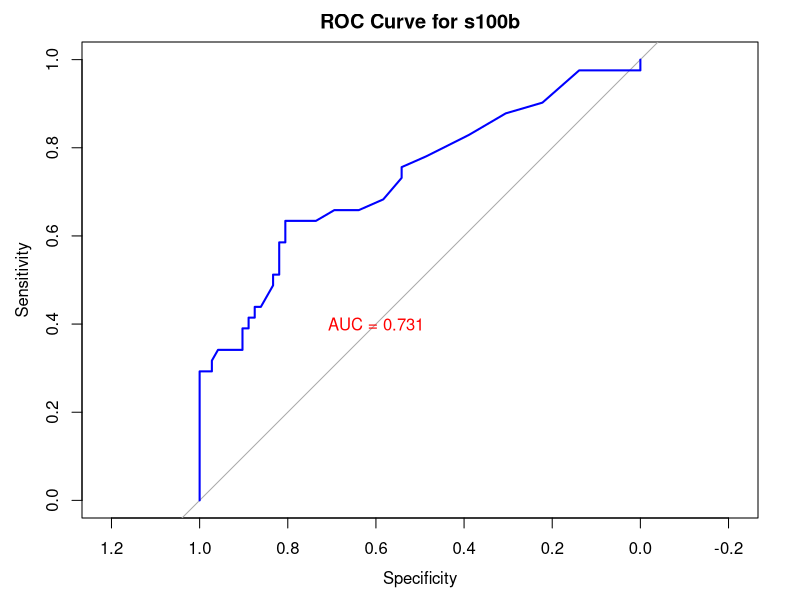

Write R code to recreate this figure.
## ---- chunk 1
#| echo: true
#| warning: false


library(pROC);library(dplyr);library(data.table)
data(aSAH)
SAH <- as.data.table(aSAH)
head(SAH)

## ---- chunk 2
roc_result <- roc(response = SAH$outcome, 
                  predictor = SAH$s100b, 
                  levels = c("Good", "Poor"),  # outcome의 순서 지정
                  direction = "<")  

print(roc_result)
## ---- chunk 3

plot(
  roc_result,
  col = "blue",    # curve 색깔 지정
  lwd = 2,         # curve 두께 지정
  main = "ROC Curve for s100b"      #그래프 제목 지정
  # xlim = c(1, 0),                 # x축 범위, 일반적으로 1-spec(FPR)   
  # ylim = c(0, 1)                  # y축 범위, 일반적으로 Sensitivity       
  # type = "1"                      # 그래프의 형태, 기본값은 선그래프
  # xlab/ylab = "1-Specificity"     # x/y축 레이블 지정.
)
text(             # curve와 함께 AUC값 표기.
  x = 0.6, y = 0.4, 
  labels = paste("AUC =", round(auc(roc_result), 3)), 
  col = "red"
)
## ---- chunk 4

auc_result <- auc(roc_result)   #이전에 구한 roc_result 사용

se_auc <- sqrt(var(roc_result))  

ci_result <- ci.auc(roc_result)

print(auc_result);print(ci_result);print(se_auc)
## ---- chunk 5
z_value <- (auc_result - 0.7)/se_auc
p_value <- 2*(1- pnorm(abs(z_value)))
cat("p-value for AUC > 0.7:", p_value, "\n")
## ---- chunk 6
#| warning: false
#| message: false

library(pROC);library(data.table);library(dplyr)
#data
data(aSAH)
SAH <- as.data.table(aSAH)

#subgroup
subgroups <- list(
  data = SAH,
  age_over_50 = SAH[age > 50],
  age_50_or_below = SAH[age <= 50],
  male = SAH[gender == "Male"],
  female = SAH[gender == "Female"]
)

# ROC 및 성능 평가 함수(threshold: 0.8)
evaluate_roc <- function(data, predictor_var) {
  #predictor_var는 numeric variable이어야.
   if (!is.numeric(data[[predictor_var]])) {
    data[[predictor_var]] <- as.numeric(data[[predictor_var]])
   }
  
  # outcome variable은 factor variable이어야.
  if (!is.factor(data$outcome)) {
    data$outcome <- factor(data$outcome, levels = c("Poor", "Good"))
  }
  
  #ROC
  roc_result <- roc(data$outcome, data[[predictor_var]], levels = c("Poor", "Good"))
  
  #AUC, CI
  auc_value <- auc(roc_result) %>% round(3)
  auc_CI <- ci.auc(roc_result) %>% round(3)
  
      # Handle AUC == 1
      if (auc_value == 1) {
        warning("AUC is 1. SE and p-value may be undefined.")
        se_auc <- NA
        p_value <- NA
      } else {
        # SE 
        se_auc <- sqrt(var(roc_result))
        # P-value
        z_value <- (auc_value - 0.8) / se_auc
        p_value <- 2 * (1 - pnorm(abs(z_value)))
      }
  
    p_value_display <- ifelse(p_value < 0.001, "<0.001", round(p_value, 3))
  
    
    # 비교하고픈 cutoff가 있다면 비교하여 Sensitivity, Specificity, PPV, NPV, Accuracy등 다양한 값을 구할 수 있다. 
      #ex. median으로 cutoff를 지정하여 비교할 수 있다. (결과에는 포함하지 않음.)
      #median cutoff.
      median_cutoff <- median(data[[predictor_var]], na.rm = TRUE)
      
      # 
      data$predicted <- data[[predictor_var]] >= median_cutoff
      table1 <- table(data$outcome, data$predicted)

  
        # 구조 점검.
        row_levels <- rownames(table1)
        col_levels <- colnames(table1)
        
        if (!("Good" %in% row_levels)) table1 <- rbind(table1, "Good" = c(0, 0))
        if (!("Poor" %in% row_levels)) table1 <- rbind(table1, "Poor" = c(0, 0))
        if (!("TRUE" %in% col_levels)) table1 <- cbind(table1, "TRUE" = c(0, 0))
        if (!("FALSE" %in% col_levels)) table1 <- cbind(table1, "FALSE" = c(0, 0))
        
        TP <- table1["Good", "TRUE"]
        FP <- table1["Poor", "TRUE"]
        FN <- table1["Good", "FALSE"]
        TN <- table1["Poor", "FALSE"]
        
        Sensitivity <- (TP / (TP + FN)) %>% round(3)
        Specificity <- (TN / (TN + FP)) %>% round(3)
        PPV <- (TP / (TP + FP)) %>% round(3)
        NPV <- (TN / (TN + FN)) %>% round(3)
        Accuracy <- ((TP + TN) / (TP + FP + TN + FN)) %>% round(3)
    
  list(
    AUC = auc_value,
    AUC_CI = auc_CI,
    `P value` = p_value_display
  )
}


# ROC 분석
predictor_vars <- c("gos6", "age", "wfns", "s100b", "ndka")

results <- lapply(subgroups, function(group) {
  lapply(predictor_vars, function(var) evaluate_roc(group, var))
})

result_tables <- rbindlist(lapply(names(results), function(group_name) {
  
  #subgroup 가져오기
  group_results <- results[[group_name]]
  # 예측 변수 가져오기
  group_data <- rbindlist(lapply(seq_along(group_results), function(i) {
    # 인덱스(i)
    data <- group_results[[i]]
    
    if (length(data) > 0) {
      as.data.table(data) %>%
        mutate(
          Group = group_name,               
          Predictor = paste("Predictor", i), 
          `AUC(95% CI)` = paste0(min(AUC_CI), "-", max(AUC_CI)), 
          `P value` = ifelse(`P value` < 0.001, "<0.001", round(`P value`, 3)) 
        ) %>%
        select(
          Group, Predictor, AUC, `AUC(95% CI)`, `P value`
        ) 
    }
  }))
  
  return(group_data)
}), use.names = TRUE, fill = TRUE) 

result_tables[, Predictor := case_when(
  Predictor == "Predictor 1" ~ "gos6",
  Predictor == "Predictor 2" ~ "age",
  Predictor == "Predictor 3" ~ "wfns",
  Predictor == "Predictor 4" ~ "s100b",
  Predictor == "Predictor 5" ~ "ndka"
)]

# cause CI, 3 row created. rm. 
result_tables_filtered <- result_tables[seq(1, nrow(result_tables), by = 3), ]
print(result_tables_filtered)
